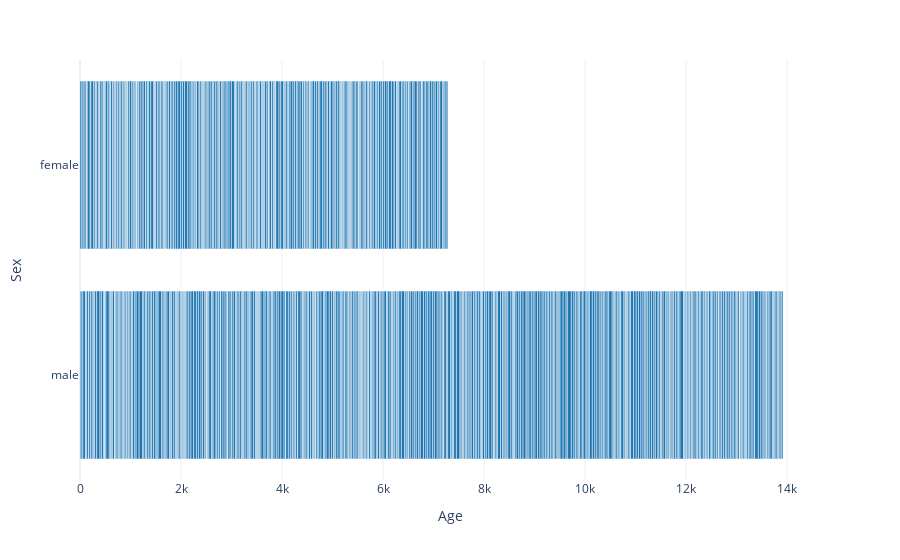

The notebook cell this image was saved under:
### Code cell
# a few illustrations of what could go wrong with the default settings ...
fig = px.bar(df, 
             x='Age', 
             y='Sex',
             # barmode='overlay',  # uncomment this line, too
             hover_data=['Name'],
             template='plotly_white',
             color_discrete_sequence=px.colors.qualitative.D3
            )
fig.show()

### Figure 1 — Plotly figure (JSON) as saved in the notebook; plotly's stock layout.template omitted (floating-point values rounded to 4 significant figures; data arrays with more than 128 entries replaced by an {"elided": "..."} marker saying what was removed)
{"data": [{"alignmentgroup": "True", "customdata": {"elided": "891x1 str values"}, "hovertemplate": "Age=%{x}<br>Sex=%{y}<br>Name=%{customdata[0]}<extra></extra>", "legendgroup": "", "marker": {"color": "#1F77B4", "pattern": {"shape": ""}}, "name": "", "offsetgroup": "", "orientation": "h", "showlegend": false, "textposition": "auto", "type": "bar", "x": {"elided": "891 float values"}, "xaxis": "x", "y": {"elided": "891 str values"}, "yaxis": "y"}], "layout": {"autosize": true, "barmode": "relative", "legend": {"tracegroupgap": 0}, "margin": {"t": 60}, "xaxis": {"anchor": "y", "autorange": true, "domain": [0, 1], "range": [0, 14650.0], "title": {"text": "Age"}, "type": "linear"}, "yaxis": {"anchor": "x", "autorange": true, "domain": [0, 1], "range": [-0.5, 1.5], "title": {"text": "Sex"}, "type": "category"}}}
